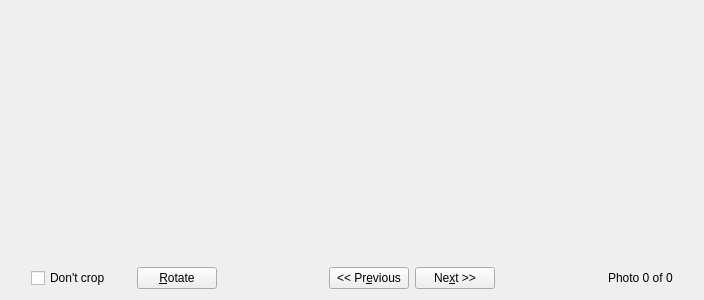
<ui version="4.0" >
 <class>CropPage</class>
 <widget class="QWidget" name="CropPage" >
  <property name="geometry" >
   <rect>
    <x>0</x>
    <y>0</y>
    <width>704</width>
    <height>300</height>
   </rect>
  </property>
  <layout class="QVBoxLayout" name="verticalLayout" >
   <item>
    <widget class="KIPIPrintWizardPlugin::CropFrame" native="1" name="cropFrame" >
     <property name="minimumSize" >
      <size>
       <width>0</width>
       <height>201</height>
      </size>
     </property>
     <property name="whatsThis" >
      <string>Move the box to crop photos to fit inside the photo sizes you have given.  
You can crop each image differently, or just click 'Next' button to use the default crop 
setting for each photo.
Enable "Don't crop" to avoid cropping all the photos.</string>
     </property>
    </widget>
   </item>
   <item>
    <layout class="QHBoxLayout" name="horizontalLayout" >
     <item>
      <spacer>
       <property name="orientation" >
        <enum>Qt::Horizontal</enum>
       </property>
       <property name="sizeType" >
        <enum>QSizePolicy::Expanding</enum>
       </property>
       <property name="sizeHint" stdset="0" >
        <size>
         <width>41</width>
         <height>21</height>
        </size>
       </property>
      </spacer>
     </item>
     <item>
      <widget class="QCheckBox" name="m_disableCrop" >
       <property name="whatsThis" >
        <string>Don't crop photos, just scale them</string>
       </property>
       <property name="text" >
        <string>Don't crop</string>
       </property>
      </widget>
     </item>
     <item>
      <spacer name="horizontalSpacer" >
       <property name="orientation" >
        <enum>Qt::Horizontal</enum>
       </property>
       <property name="sizeHint" stdset="0" >
        <size>
         <width>40</width>
         <height>20</height>
        </size>
       </property>
      </spacer>
     </item>
     <item>
      <widget class="QPushButton" name="BtnCropRotate" >
       <property name="toolTip" >
        <string>Rotate photo</string>
       </property>
       <property name="whatsThis" >
        <string>Rotate photo</string>
       </property>
       <property name="text" >
        <string>&amp;Rotate</string>
       </property>
      </widget>
     </item>
     <item>
      <spacer>
       <property name="orientation" >
        <enum>Qt::Horizontal</enum>
       </property>
       <property name="sizeType" >
        <enum>QSizePolicy::Expanding</enum>
       </property>
       <property name="sizeHint" stdset="0" >
        <size>
         <width>127</width>
         <height>16</height>
        </size>
       </property>
      </spacer>
     </item>
     <item>
      <widget class="QPushButton" name="BtnCropPrev" >
       <property name="toolTip" >
        <string>Previous photo</string>
       </property>
       <property name="whatsThis" >
        <string>Previous photo</string>
       </property>
       <property name="text" >
        <string>&lt;&lt; Pr&amp;evious</string>
       </property>
      </widget>
     </item>
     <item>
      <widget class="QPushButton" name="BtnCropNext" >
       <property name="toolTip" >
        <string>Next photo</string>
       </property>
       <property name="whatsThis" >
        <string>Next photo</string>
       </property>
       <property name="text" >
        <string>Ne&amp;xt >></string>
       </property>
      </widget>
     </item>
     <item>
      <spacer>
       <property name="orientation" >
        <enum>Qt::Horizontal</enum>
       </property>
       <property name="sizeType" >
        <enum>QSizePolicy::Expanding</enum>
       </property>
       <property name="sizeHint" stdset="0" >
        <size>
         <width>127</width>
         <height>16</height>
        </size>
       </property>
      </spacer>
     </item>
     <item>
      <widget class="QLabel" name="LblCropPhoto" >
       <property name="sizePolicy" >
        <sizepolicy vsizetype="Fixed" hsizetype="MinimumExpanding" >
         <horstretch>0</horstretch>
         <verstretch>0</verstretch>
        </sizepolicy>
       </property>
       <property name="text" >
        <string>Photo 0 of 0</string>
       </property>
       <property name="wordWrap" >
        <bool>false</bool>
       </property>
      </widget>
     </item>
     <item>
      <spacer>
       <property name="orientation" >
        <enum>Qt::Horizontal</enum>
       </property>
       <property name="sizeType" >
        <enum>QSizePolicy::Expanding</enum>
       </property>
       <property name="sizeHint" stdset="0" >
        <size>
         <width>41</width>
         <height>21</height>
        </size>
       </property>
      </spacer>
     </item>
    </layout>
   </item>
  </layout>
 </widget>
 <customwidgets>
  <customwidget>
   <class>KIPIPrintWizardPlugin::CropFrame</class>
   <extends>QWidget</extends>
   <header>cropframe.h</header>
   <container>1</container>
  </customwidget>
 </customwidgets>
 <resources/>
 <connections/>
</ui>
